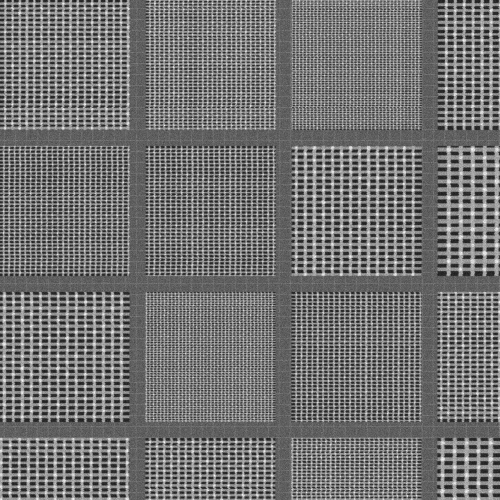
#> input picture test_input/search.png, 1000 x 1000 px (shown at 1/2 size)
$ python evaluation_script.py
#> lines starting #> are read from the running program, lines starting #| are printed output that depends on the picture
import os,csv,time,argparse,cv2
import numpy as np
from concurrent.futures import ThreadPoolExecutor,as_completed

def ensure_opencv_threads(target_threads=4):
    if cv2.getNumThreads() != target_threads:
        cv2.setNumThreads(target_threads)

ensure_opencv_threads()

DATASET="dataset"
MANIFEST=os.path.join(DATASET,"manifest.csv")
MANIFEST_JSON=os.path.join(DATASET,"manifest.json")
TEST_INPUT="test_input"
OUT_DIR=os.path.join(DATASET,"baseline_results")
OUT_CSV=os.path.join(OUT_DIR,"inference_results.csv")

SCALES=(0.08,0.09,0.10,0.11,0.12)
ANGLES=(-2.0,-1.0,0.0,1.0,2.0)
FEATURE_FACTORS=(0.50,0.75,1.00,1.25,1.50)
FEATURE_BASE_WIDTH_PX=62.0
PEAKS_PER_HYPOTHESIS=8
CANDIDATE_POOL=48
CENSUS_EVAL_LIMIT=20
ZNCC_AMBIGUITY=0.035
ZNCC_SECOND_CHANCE=0.065
REGIONAL_MEAN_GAIN=0.015
REGIONAL_MIN_GAIN=0.008
SECOND_MEAN_GAIN=0.025
SECOND_MIN_GAIN=0.012
SPATIAL_DEDUP_PX=8.0
CENSUS_RADIUS=2
CENSUS_GRID=3

PARALLEL_WORKERS=4
PARALLEL_OPENCV_THREADS=1

def load_gray(path):
    img=cv2.imread(path,cv2.IMREAD_UNCHANGED)
    if img is None: raise RuntimeError(f"Cannot read: {path}")
    if img.ndim==3: img=cv2.cvtColor(img,cv2.COLOR_BGR2GRAY)
    return np.ascontiguousarray(img,dtype=np.float32)

def load_raw(path):
    img=cv2.imread(path,cv2.IMREAD_UNCHANGED)
    if img is None: raise RuntimeError(f"Cannot read: {path}")
    if img.ndim==3: img=cv2.cvtColor(img,cv2.COLOR_BGR2GRAY)
    return np.ascontiguousarray(img)

def image_signature(path):
    img=load_raw(path)
    return (img.shape,img.dtype.str,hash(img.tobytes()))

def apply_beam_spot(search,spot_nm):
    if spot_nm<=0:return search
    sigma=float(spot_nm)/(2.355*10.0)
    if sigma<0.01:return search
    return np.ascontiguousarray(cv2.GaussianBlur(search,(0,0),sigmaX=sigma,sigmaY=sigma),dtype=np.float32)

def zncc_baseline(search,ref):
    template=cv2.resize(ref,(max(8,round(ref.shape[1]*0.1)),max(8,round(ref.shape[0]*0.1))),interpolation=cv2.INTER_AREA)
    response=cv2.matchTemplate(search,template,cv2.TM_CCOEFF_NORMED)
    _,score,_,loc=cv2.minMaxLoc(response)
    h,w=template.shape
    return {"x":loc[0]+w/2.0,"y":loc[1]+h/2.0,"score":float(score)}

def transform_reference(ref,scale,angle,resize_cache=None,cache_key=None):
    h,w=ref.shape
    if resize_cache is not None and cache_key is not None:
        out=resize_cache.get(cache_key)
        if out is None:
            out=cv2.resize(ref,(max(8,round(w*scale)),max(8,round(h*scale))),interpolation=cv2.INTER_AREA)
            resize_cache[cache_key]=out
    else:
        out=cv2.resize(ref,(max(8,round(w*scale)),max(8,round(h*scale))),interpolation=cv2.INTER_AREA)
    if abs(angle)<1e-9:return np.ascontiguousarray(out,dtype=np.float32)
    h,w=out.shape
    M=cv2.getRotationMatrix2D((w/2.0,h/2.0),angle,1.0)
    return np.ascontiguousarray(cv2.warpAffine(out,M,(w,h),flags=cv2.INTER_LINEAR,borderMode=cv2.BORDER_REFLECT),dtype=np.float32)

def build_morph_base(ref,feature_factor):
    """Feature-specific morphed base; depends only on feature_factor."""
    out=np.ascontiguousarray(ref,dtype=np.float32)
    radius=int(round(abs(float(feature_factor)-1.0)*FEATURE_BASE_WIDTH_PX/2.0))
    if radius>=1:
        k=2*radius+1
        kernel=cv2.getStructuringElement(cv2.MORPH_RECT,(k,k))
        out=cv2.erode(out,kernel) if feature_factor<1.0 else cv2.dilate(out,kernel)
    return out

def transform_reference_feature(ref,feature_factor,scale,angle,morph_cache=None,resize_cache=None):
    """Build a transformed template from the (possibly cached) feature base.

    morph_cache maps feature_factor -> morphed base (computed once per
    match_pair call); resize_cache maps (feature_factor, scale) -> resized base
    shared across the 5 rotation hypotheses of the same scale.
    """
    if morph_cache is not None:
        base=morph_cache.get(feature_factor)
        if base is None:
            base=build_morph_base(ref,feature_factor)
            morph_cache[feature_factor]=base
    else:
        base=build_morph_base(ref,feature_factor)
    if resize_cache is not None:
        return transform_reference(base,scale,angle,resize_cache=resize_cache,cache_key=(feature_factor,scale))
    return transform_reference(base,scale,angle)

def top_peaks(response,k,min_distance=10):
    work=response.copy()
    peaks=[]
    for _ in range(k):
        _,score,_,loc=cv2.minMaxLoc(work)
        if not np.isfinite(score):break
        x,y=loc
        peaks.append((float(score),int(x),int(y)))
        y0=max(0,y-min_distance);y1=min(work.shape[0],y+min_distance+1)
        x0=max(0,x-min_distance);x1=min(work.shape[1],x+min_distance+1)
        work[y0:y1,x0:x1]=-np.inf
    return peaks

CENSUS_LUT=np.array([bin(i).count("1") for i in range(256)],dtype=np.uint8)

def census_bits(img,radius=CENSUS_RADIUS):
    h,w=img.shape
    if h<=2*radius or w<=2*radius:return None
    center=img[radius:h-radius,radius:w-radius]
    bits=np.zeros(center.shape,dtype=np.uint32)
    bit=0
    for dy in range(-radius,radius+1):
        for dx in range(-radius,radius+1):
            if dx==0 and dy==0:continue
            neighbor=img[radius+dy:h-radius+dy,radius+dx:w-radius+dx]
            bits|=((neighbor>=center).astype(np.uint32)<<bit)
            bit+=1
    return bits

def census_similarity(a,b):
    if a.shape!=b.shape:return np.nan
    ca=census_bits(a);cb=census_bits(b)
    if ca is None or cb is None:return np.nan
    xor=np.bitwise_xor(ca,cb)
    bits=np.zeros(xor.shape,dtype=np.uint16)
    for shift in range(0,24,8):
        bits+=CENSUS_LUT[((xor>>shift)&255).astype(np.uint8)]
    return float(1.0-np.mean(bits)/24.0)

def regional_census(search_patch,template,grid=CENSUS_GRID):
    if search_patch.shape!=template.shape:return {"mean":np.nan,"min":np.nan,"quality":np.nan,"valid":False}
    h,w=template.shape
    scores=[]
    for gy in range(grid):
        y0=round(gy*h/grid);y1=round((gy+1)*h/grid)
        for gx in range(grid):
            x0=round(gx*w/grid);x1=round((gx+1)*w/grid)
            s=census_similarity(search_patch[y0:y1,x0:x1],template[y0:y1,x0:x1])
            if np.isfinite(s):scores.append(s)
    if len(scores)<5:return {"mean":np.nan,"min":np.nan,"quality":np.nan,"valid":False}
    scores=np.asarray(scores,dtype=np.float64)
    mean=float(scores.mean())
    mn=float(scores.min())
    return {"mean":mean,"min":mn,"quality":float(0.70*mean+0.30*mn),"valid":True}

def candidate_patch(search,c):
    h,w=c["template"].shape
    x0=int(round(c["x"]-w/2.0));y0=int(round(c["y"]-h/2.0))
    if x0<0 or y0<0 or x0+w>search.shape[1] or y0+h>search.shape[0]:return None
    return search[y0:y0+h,x0:x0+w]

def evaluate_census(search,c):
    patch=candidate_patch(search,c)
    if patch is None:
        c.update(census=np.nan,census_min=np.nan,census_quality=np.nan,census_valid=False)
        return c
    r=regional_census(patch,c["template"])
    c.update(census=r["mean"],census_min=r["min"],census_quality=r["quality"],census_valid=r["valid"])
    return c

def candidate_distance(a,b):
    return float(np.hypot(a["x"]-b["x"],a["y"]-b["y"]))

def deduplicate_candidates(candidates,max_count):
    candidates=sorted(candidates,key=lambda c:c["zncc"],reverse=True)
    kept=[]
    for c in candidates:
        if all(candidate_distance(c,k)>=SPATIAL_DEDUP_PX for k in kept):
            kept.append(c)
            if len(kept)>=max_count:break
    return kept

def _match_hypothesis_worker(idx,search,template):
    """Parallel NCC + peak extraction; returns (hypothesis index, peaks)."""
    response=cv2.matchTemplate(search,template,cv2.TM_CCOEFF_NORMED)
    peaks=top_peaks(response,PEAKS_PER_HYPOTHESIS)
    return idx,peaks

def generate_candidates(search,ref):
    raw=[]
    morph_cache={}
    resize_cache={}
    hypotheses=[]
    for ff in FEATURE_FACTORS:
        for scale in SCALES:
            for angle in ANGLES:
                template=transform_reference_feature(ref,ff,scale,angle,morph_cache,resize_cache)
                if template.shape[0]>search.shape[0] or template.shape[1]>search.shape[1]:continue
                # Skip zero-variance templates: OpenCV TM_CCOEFF_NORMED returns
                # an all-ones response there (templNorm<eps in templmatch.cpp).
                t=template.ravel().astype(np.float64)
                if float(((t-t.mean())**2).mean())<np.finfo(np.float64).eps:
                    continue
                hypotheses.append((ff,scale,angle,template))
    # Run NCC concurrently; restore the previous OpenCV thread count afterwards.
    results={}
    old_cv_threads=cv2.getNumThreads()
    cv2.setNumThreads(PARALLEL_OPENCV_THREADS)
    try:
        with ThreadPoolExecutor(max_workers=PARALLEL_WORKERS) as executor:
            futures=[executor.submit(_match_hypothesis_worker,i,search,hypotheses[i][3]) for i in range(len(hypotheses))]
            for future in as_completed(futures):
                idx,peaks=future.result()
                results[idx]=peaks
    finally:
        cv2.setNumThreads(old_cv_threads)
    # Reconstruct raw candidates in production hypothesis order.
    for idx in range(len(hypotheses)):
        ff,scale,angle,template=hypotheses[idx]
        h,w=template.shape
        for score,x,y in results[idx]:
            raw.append({"x":x+w/2.0,"y":y+h/2.0,"zncc":float(score),"scale":float(scale),"angle_deg":float(angle),"feature_factor":float(ff),"template":template})
    if not raw:raise RuntimeError("No valid candidates generated.")
    return deduplicate_candidates(raw,CANDIDATE_POOL)

def select_candidate(search,candidates):
    candidates.sort(key=lambda c:c["zncc"],reverse=True)
    best=candidates[0]
    for c in candidates[:min(CENSUS_EVAL_LIMIT,len(candidates))]:evaluate_census(search,c)
    if not best.get("census_valid",False):
        for c in candidates:
            if c.get("census_valid",False):
                best=c
                break
    near=[c for c in candidates if best["zncc"]-c["zncc"]<=ZNCC_AMBIGUITY and c.get("census_valid",False)]
    if len(near)<=1:return best,"ZNCC"
    for c in near:
        c["mean_gain"]=c["census"]-best["census"]
        c["min_gain"]=c["census_min"]-best["census_min"]
    alternatives=[c for c in near if c is not best and c["mean_gain"]>=REGIONAL_MEAN_GAIN and c["min_gain"]>=REGIONAL_MIN_GAIN]
    if alternatives:return max(alternatives,key=lambda c:(c["census_quality"],c["zncc"])),"CENSUS_GATE"
    second=[c for c in candidates if best["zncc"]-c["zncc"]<=ZNCC_SECOND_CHANCE and c.get("census_valid",False)]
    for c in second:
        c["mean_gain"]=c["census"]-best["census"]
        c["min_gain"]=c["census_min"]-best["census_min"]
    second=[c for c in second if c is not best and c["mean_gain"]>=SECOND_MEAN_GAIN and c["min_gain"]>=SECOND_MIN_GAIN]
    if second:return max(second,key=lambda c:(c["census_quality"],c["zncc"])),"CENSUS_SECOND_CHANCE"
    return best,"ZNCC"

def match_pair(search,ref):
    candidates=generate_candidates(search,ref)
    selected,decision=select_candidate(search,candidates)
    # Safety gate: a near-perfect Adaptive ZNCC that beats RAW is pathological
    # (e.g. impulse noise); return the RAW baseline coordinate instead.
    if selected["zncc"]>=0.999999:
        raw=zncc_baseline(search,ref)
        if raw["score"]<selected["zncc"]:
            return {
                "x":float(raw["x"]),
                "y":float(raw["y"]),
                "zncc":float(raw["score"]),
                "census":np.nan,
                "census_min":np.nan,
                "scale":0.1,
                "rotation_deg":0.0,
                "feature_size_factor":1.0,
                "candidate_count":len(candidates),
                "decision":"ZNCC_SAFETY_GATE"
            }
    return {
        "x":float(selected["x"]),
        "y":float(selected["y"]),
        "zncc":float(selected["zncc"]),
        "census":float(selected["census"]) if np.isfinite(selected.get("census",np.nan)) else np.nan,
        "census_min":float(selected["census_min"]) if np.isfinite(selected.get("census_min",np.nan)) else np.nan,
        "scale":float(selected["scale"]),
        "rotation_deg":float(selected["angle_deg"]),
        "feature_size_factor":float(selected["feature_factor"]),
        "candidate_count":len(candidates),
        "decision":decision
    }

def dataset_path(value):
    return os.path.normpath(os.path.join(DATASET,value.replace("\\","/").strip()))

def load_manifest():
    if not os.path.exists(MANIFEST):return []
    rows=[]
    with open(MANIFEST,newline="",encoding="utf-8") as f:
        reader=csv.DictReader(f)
        for r in reader:
            try:
                rows.append({
                    "sample":r["sample_id"].strip(),
                    "search":r["search"].strip(),
                    "reference":r["reference"].strip(),
                    "gt_x":float(r["target_center_x"]),
                    "gt_y":float(r["target_center_y"]),
                    "scale":float(r["scale"]),
                    "rotation_deg":float(r["rotation_deg"]),
                    "feature_size_factor":float(r["feature_size_factor"]),
                    "difficulty":r["difficulty"].strip()
                })
            except (KeyError,ValueError,TypeError):
                continue
    return rows

def find_gt_by_filename(search_path,ref_path):
    search_stem=os.path.splitext(os.path.basename(search_path))[0]
    ref_stem=os.path.splitext(os.path.basename(ref_path))[0]
    for suffix in ("_search","_ref","_reference"):
        if search_stem.endswith(suffix):
            search_stem=search_stem[:-len(suffix)]
        if ref_stem.endswith(suffix):
            ref_stem=ref_stem[:-len(suffix)]
    target_stems={search_stem,ref_stem}
    for row in load_manifest():
        if row["sample"] in target_stems:
            return row
    return None

def find_gt_by_pixels(search_path,ref_path):
    try:
        search_sig=image_signature(search_path)
        ref_sig=image_signature(ref_path)
    except Exception:
        return None
    for row in load_manifest():
        sp=dataset_path(row["search"])
        rp=dataset_path(row["reference"])
        if not os.path.exists(sp) or not os.path.exists(rp):continue
        try:
            if image_signature(sp)==search_sig and image_signature(rp)==ref_sig:
                return row
        except Exception:
            continue
    return None

def find_gt_by_reference_only(search_path,ref_path):
    try:
        search_img=load_raw(search_path)
        ref_img=load_raw(ref_path)
    except Exception:
        return None
    for row in load_manifest():
        sp=dataset_path(row["search"])
        rp=dataset_path(row["reference"])
        if not os.path.exists(sp) or not os.path.exists(rp):continue
        try:
            if np.array_equal(load_raw(sp),search_img) and np.array_equal(load_raw(rp),ref_img):
                return row
        except Exception:
            continue
    return None

def automatic_gt(search_path,ref_path):
    row=find_gt_by_filename(search_path,ref_path)
    if row:return row,"FILENAME"
    row=find_gt_by_pixels(search_path,ref_path)
    if row:return row,"PIXEL_HASH"
    row=find_gt_by_reference_only(search_path,ref_path)
    if row:return row,"PIXEL_EXACT"
    return None,None

def run_external(search_path,ref_path,beam_spot_nm=0.0,output_csv=None):
    gt_row,gt_method=automatic_gt(search_path,ref_path)
    if gt_row:
        print(f"Automatic GT lookup : MATCHED {gt_row['sample']} [{gt_method}]")
        gt=(gt_row["gt_x"],gt_row["gt_y"])
    else:
        print("Automatic GT lookup : NO MATCH IN LOCAL MANIFEST")
        gt=None

    search=apply_beam_spot(load_gray(search_path),beam_spot_nm)
    ref=load_gray(ref_path)

    t=time.perf_counter()
    zncc=zncc_baseline(search,ref)
    zncc_ms=(time.perf_counter()-t)*1000

    t=time.perf_counter()
    result=match_pair(search,ref)
    adaptive_ms=(time.perf_counter()-t)*1000

    print("="*64)
    print("DRIFT-SENSE | SINGLE-PAIR INFERENCE")
    print("="*64)
    print(f"Reference : {ref_path}")
    print(f"Search    : {search_path}")
    print(f"Beam spot : {beam_spot_nm:.1f} nm FWHM (evaluator-side)")
    if gt:
        print(f"Ground truth      : ({gt[0]:.2f}, {gt[1]:.2f}) px")
        print(f"GT source         : dataset manifest / {gt_row['sample']}")
    else:
        print("Ground truth      : unavailable")
    print()
    print(f"ZNCC baseline     : ({zncc['x']:.2f}, {zncc['y']:.2f}) px | score={zncc['score']:.4f} | runtime={zncc_ms:.2f} ms")
    if gt:
        print(f"ZNCC error        : {np.hypot(zncc['x']-gt[0],zncc['y']-gt[1]):.2f} px")
    cs=f"{result['census']:.4f}" if np.isfinite(result["census"]) else "N/A"
    cm=f"{result['census_min']:.4f}" if np.isfinite(result["census_min"]) else "N/A"
    print(f"Adaptive matcher  : ({result['x']:.2f}, {result['y']:.2f}) px | ZNCC={result['zncc']:.4f} | REG_CENSUS={cs} | MIN={cm}")
    print(f"Scale / rotation  : {result['scale']:.3f} / {result['rotation_deg']:+.1f}° | runtime={adaptive_ms:.2f} ms")
    print(f"Feature-size hyp. : {result['feature_size_factor']:.2f}x | decision={result['decision']}")
    if gt:
        print(f"Adaptive error    : {np.hypot(result['x']-gt[0],result['y']-gt[1]):.2f} px")
    print(f"Candidates        : {result['candidate_count']}")
    print("="*64)
    print(f"RESULT: ({result['x']:.4f}, {result['y']:.4f})")

    if output_csv:
        err=None
        if gt:
            err=float(np.hypot(result["x"]-gt[0],result["y"]-gt[1]))
        row={
            "search":search_path,
            "reference":ref_path,
            "gt_x":gt[0] if gt else "",
            "gt_y":gt[1] if gt else "",
            "pred_x":f"{result['x']:.4f}",
            "pred_y":f"{result['y']:.4f}",
            "error_px":f"{err:.4f}" if err is not None else "",
            "zncc_score":f"{result['zncc']:.4f}",
            "census_score":cs,
            "census_min":cm,
            "scale":f"{result['scale']:.3f}",
            "rotation_deg":f"{result['rotation_deg']:.1f}",
            "feature_size_factor":f"{result['feature_size_factor']:.2f}",
            "decision":result["decision"],
            "candidate_count":result["candidate_count"],
            "zncc_runtime_ms":f"{zncc_ms:.2f}",
            "adaptive_runtime_ms":f"{adaptive_ms:.2f}"
        }
        write_header=not os.path.exists(output_csv)
        with open(output_csv,"a",newline="",encoding="utf-8") as f:
            writer=csv.DictWriter(f,fieldnames=list(row.keys()))
            if write_header:
                writer.writeheader()
            writer.writerow(row)
        print(f"Results written to: {output_csv}")

def main():
    p=argparse.ArgumentParser()
    p.add_argument("--search",default=os.path.join(TEST_INPUT,"search.png"))
    p.add_argument("--reference",default=os.path.join(TEST_INPUT,"reference.png"))
    p.add_argument("--beam_spot_nm",type=float,default=0.0)
    p.add_argument("--output",default=None,help="Write results CSV to this path")
    a=p.parse_args()
    if not os.path.exists(a.search):raise SystemExit(f"Search image not found: {a.search}")
    if not os.path.exists(a.reference):raise SystemExit(f"Reference image not found: {a.reference}")
    run_external(a.search,a.reference,a.beam_spot_nm,a.output)
#> in load_raw, img is the input picture: shape (1000, 1000); min 6, max 255, mean 115.3
#> in find_gt_by_pixels, `search_sig=image_signature(search_path)`: search_sig = ((1000, 1000), '|u1', 3299610122844554728)
#> call 2 of load_raw, with path = 'test_input/reference.png'
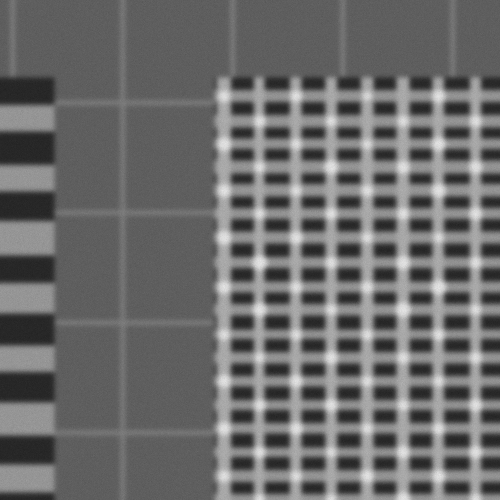
#> input picture test_input/reference.png, 1000 x 1000 px (shown at 1/2 size)
#> in load_raw, img is the input picture: shape (1000, 1000); min 27, max 240, mean 107.4
#> in find_gt_by_pixels, `ref_sig=image_signature(ref_path)`: ref_sig = ((1000, 1000), '|u1', 4525781945610732361)
#> in zncc_baseline, `response=cv2.matchTemplate(search,template,cv2.TM_CCOEFF_NORMED)`:
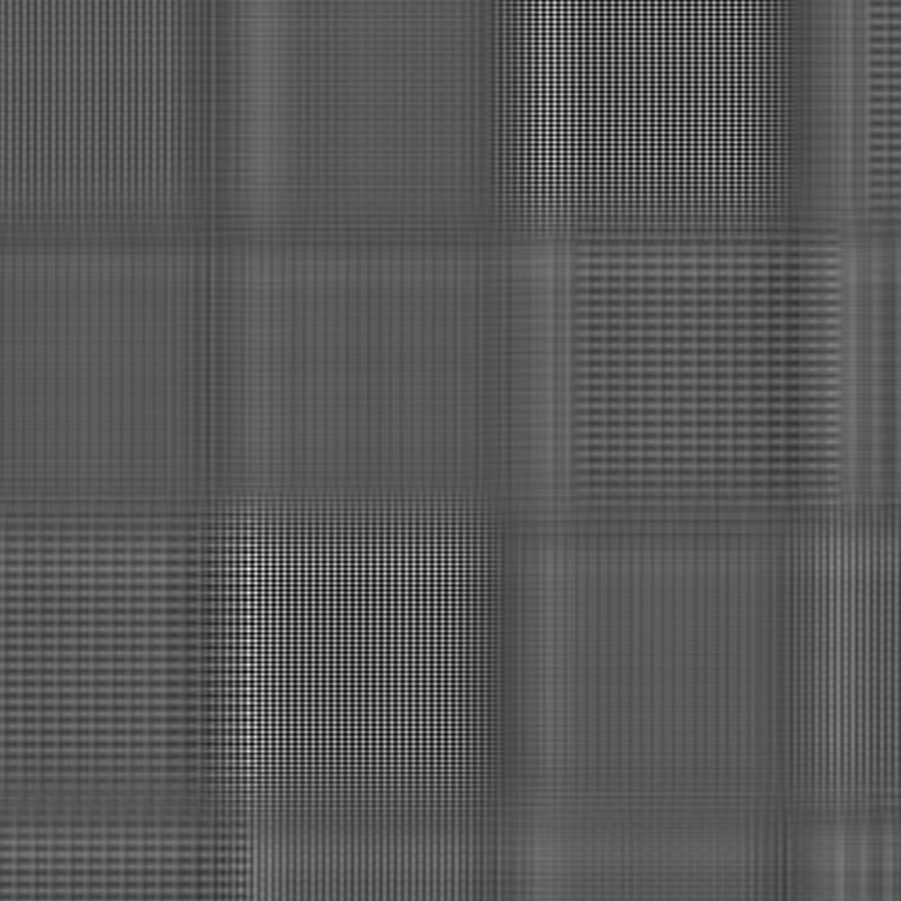
#> response: shape (901, 901) float32; min -0.443, max 0.825, mean -0.00023; drawn with min black and max white
#> in zncc_baseline, `_,score,_,loc=cv2.minMaxLoc(response)`: score = 0.825; loc = (248, 569)
#> in run_external, `zncc=zncc_baseline(search,ref)`: zncc = {'x': 298, 'y': 619, 'score': 0.825}
#> the loop in generate_candidates, `for ff in FEATURE_FACTORS:` made 5 passes
#> pass 1, in transform_reference, `out=cv2.resize(ref,(max(8,round(w*scale)),max(8,round(h*scale))),inter..`:
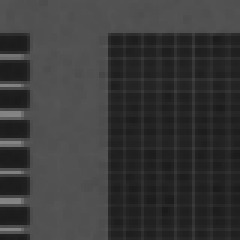
#> out: shape (80, 80) float32 (shown 3 times larger); min 27, max 133.9, mean 57.7
#> after the loop in generate_candidates, `for ff in FEATURE_FACTORS:`: hypotheses = 125 items
#> the loop in generate_candidates, `for future in as_completed(futures):` made 125 passes
#> idx on passes 1 to 12: 103, 35, 34, 111, 24, 94, 77, 60, 43, 15, 14, 5
#> the loop in generate_candidates, `for idx in range(len(hypotheses)):` made 125 passes
#> (scale, angle, h, w) on passes 1 to 8: (0.08, -2, 80, 80), (0.08, -1, 80, 80), (0.08, 0, 80, 80), (0.08, 1, 80, 80), (0.08, 2, 80, 80), (0.09, -2, 90, 90), (0.09, -1, 90, 90), (0.09, 0, 90, 90)
#> pass 1, in generate_candidates, `ff,scale,angle,template=hypotheses[idx]`:
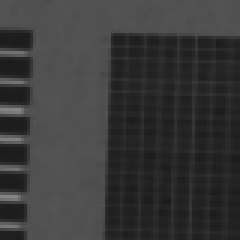
#> template: shape (80, 80) float32 (shown 3 times larger); min 27.17, max 132.4, mean 57.7
#> the loop in select_candidate, `for c in candidates[:min(CENSUS_EVAL_LIMIT,len(candidates))]:evaluate_..` made 20 passes
#> pass 1, in evaluate_census, `patch=candidate_patch(search,c)`:
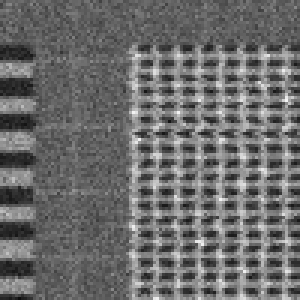
#> patch: shape (100, 100) float32 (shown 3 times larger); min 13, max 244, mean 107.7
#> pass 1, in census_similarity, `ca = census_bits(a)`:
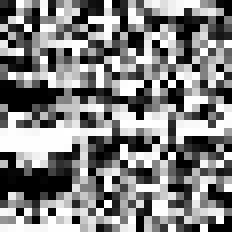
#> ca: shape (29, 29) uint32 (shown 8 times larger); min 0, max 16777215, mean 8513428.5; drawn with min black and max white
#> pass 1, in census_bits (call 2), `center=img[radius:h-radius,radius:w-radius]`:
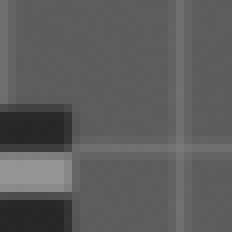
#> center: shape (29, 29) float32 (shown 8 times larger); min 38.43, max 149.5, mean 93.2
#| ZNCC baseline     : (298.00, 619.00) px | score=0.8250 | runtime=59.33 ms
#| Adaptive matcher  : (298.00, 619.00) px | ZNCC=0.8250 | REG_CENSUS=0.6815 | MIN=0.5742
#| Scale / rotation  : 0.100 / +0.0° | runtime=2814.72 ms
#| Feature-size hyp. : 1.00x | decision=ZNCC
#| Candidates        : 48
#| RESULT: (298.0000, 619.0000)
if __name__=="__main__":
    main()
